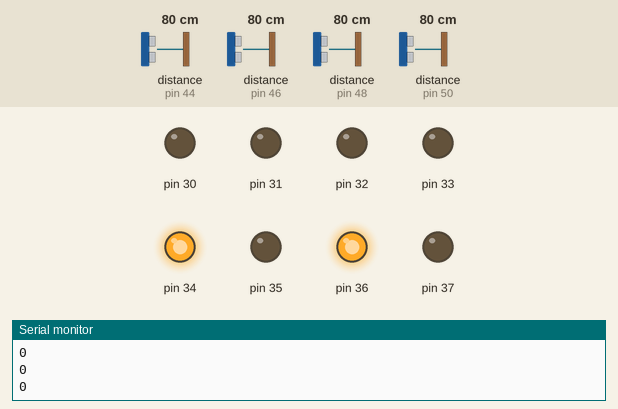
A sketch run on a simulated Arduino Mega 2560, built with avr-gcc and run on an emulated ATmega2560. Shown: output pins drawn as LEDs (lit = HIGH), the last lines printed to the serial monitor. Wiring (inferred from the names in the program): 4 × ultrasonic range finder: trigger pin 45, echo pin 44 / trigger pin 47, echo pin 46 / trigger pin 49, echo pin 48 / trigger pin 51, echo pin 50. The inputs (shaded band) are chosen by the test bench; at power-on: distance to the obstacle (sensors on pin 44, pin 46, pin 48, pin 50) 80 cm. The echo pulse lasts 58.3 µs per cm; pins used as bus, display or sensor lines are not drawn.

Above: at 0.4 s.
At 4.2 s:
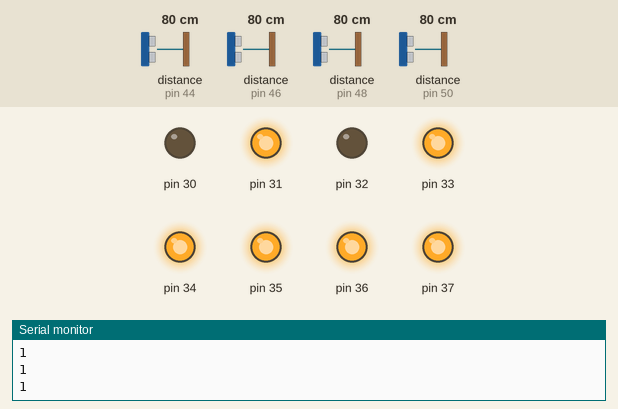
Timing chart, 0 to 5.7 s (numbered marks = the images above):
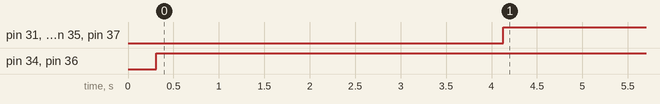

The sketch:

WurstBot.ino
```cpp
#include <Wire.h>
// Visual Micro is in vMicro>General>Tutorial Mode
//
/*
    Name:       WurstBot.ino
    Created:	25/02/2019 22:14:10
    Author:     DESKTOP-BSHP86P\The stolen Bratwurst
*/
#include "Robot.h"

#include "Pinout.h"
#include "GYSensor.h"


// Define Function Prototypes that use User Types below here or use a .h file
//


// Define Functions below here or use other .ino or cpp files
//


// The setup() function runs once each time the micro-controller starts

RobotClass* robot;
//GYSensor* gys;

void setup()
{
    Serial.begin(9600);
    Wire.begin();


    //gys = new GYSensor();
	robot = new RobotClass();

    //gys->init(0x68);
	robot->init();

	Serial.println("Should drive now");

    robot->Maze();

    //robot->Drive(1, 30);
    //robot->Drive(2, 30);
}

// Add the main program code into the continuous loop() function
void loop()
{
//    gys->read();
//    uint16_t temp = gys->GetTemperature();
//    Serial.print("Temp: ");
//    Serial.println(temp);
	/*robot->ScanWalls();
	Serial.println("");

	delay(1000);
*/
}
```

Consts.h
```cpp
#ifndef CONST_H_
#define CONST_H_

constexpr auto kmotor_speed = 760;
constexpr auto kradius = 5;

#endif // CONST_H_
```

Enums.h
```cpp
#ifndef __ENUMS_H
#define __ENUMS_H

#include <stdint.h>

class Status final
{
public:
	const static uint8_t Enabled = 0;
	const static uint8_t Disabled = 1;
};

class Direction final
{
public:
	const static uint8_t Right = 0;
	const static uint8_t Left = 1;
};

typedef enum TileType {
    virtual_wall  = -2,
    wall          = -1,
    standard_tile = 1,
    black_tile    = 2,
    checkpoint    = 3,
    ramp          = 4
} tile_type;

typedef enum MapDirection {
    north          = 0,
    east           = 1,
    south          = 2,
    west           = 3,
    override       = 128,
    override_north = 128,
    override_east  = 129,
    override_south = 130,
    override_west  = 131,
    finished = 255,
    pass = 200
} direction;


#endif
```

GYSensor.cpp
```cpp
#include "GYSensor.h"
#include <Wire.h>


void GYSensor::init(int address)
{
    this->address_ = address;
    Wire.beginTransmission(address);
    Wire.write(0x6B);
    Wire.write(0);
    Wire.endTransmission();
}


int16_t* GYSensor::GetGyroscope()
{
    int16_t ret[3];
    ret[0] = this->gx_;
    ret[1] = this->gy_;
    ret[2] = this->gz_;

    return ret;
}


int16_t GYSensor::GetTemperature()
{
    return this->temp_;
}


void GYSensor::read()
{
    Wire.beginTransmission(this->address_);
    Wire.write(0x3B);
    Wire.endTransmission(false);
    Wire.requestFrom(this->address_, 14, true);

    this->ax_ = Wire.read() << 8 | Wire.read();
    this->ay_ = Wire.read() << 8 | Wire.read();
    this->az_ = Wire.read() << 8 | Wire.read();
    this->temp_ = Wire.read() << 8 | Wire.read();
    this->gx_ = Wire.read() << 8 | Wire.read();
    this->gy_ = Wire.read() << 8 | Wire.read();
    this->gz_ = Wire.read() << 8 | Wire.read();
}
```

GYSensor.h
```cpp
#ifndef GYSENSOR_H_
#define GYSENSOR_H_

#include <stdint.h>

class GYSensor final
{
public:
    void init(int address);
    int16_t* GetGyroscope();
    int16_t GetTemperature();

    void read();

private:
    uint16_t ax_, ay_, az_, gx_, gy_, gz_, temp_;
    int address_;
};

#endif
```

HCSR04.cpp
```cpp
#include "HCSR04.h"

void HCSR04Class::init(uint8_t trigger_pin, uint8_t echo_pin)
{
	this->trigger_pin_ = trigger_pin;
	this->echo_pin_ = echo_pin;
}

int HCSR04Class::ReadDistanceInCm() {
    // Clear the trigger Pin
	digitalWrite(trigger_pin_, LOW);
	delayMicroseconds(2);

    // Send signal
	digitalWrite(trigger_pin_, HIGH);
	delayMicroseconds(10);
	digitalWrite(trigger_pin_, LOW);

    // Read the incoming signal and transform it to cm
	const long duration = pulseIn(echo_pin_, HIGH);
//	Serial.print("Duration: ");
//	Serial.println(duration);
	return duration * 0.034f / 2;
}

bool HCSR04Class::IsWall() {
	if (ReadDistanceInCm() < 12)
	{
		return true;
	}

	return false;
}
```

HCSR04.h
```cpp
#pragma once

#ifndef HCSR04_H_
#define HCSR04_H_

#if defined(ARDUINO) && ARDUINO >= 100
    #include "arduino.h"
#else
    #include "WProgram.h"
#endif

#include <stdint.h>

// ReSharper disable once CppInconsistentNaming
class HCSR04Class final
{
public:
	void init(uint8_t trigger_pin, uint8_t echo_pin);
	int ReadDistanceInCm();

	bool IsWall();

private:
	uint8_t trigger_pin_;
	uint8_t echo_pin_;
};

extern HCSR04Class HCSR04;
#endif // HCSR04_H_
```

MazeMap.cpp
```cpp
#include "MazeMap.h"
#include "Tools.h"

// Maze Map Algorithm:
// 1. Check All 4 Sites if Unknown
// 2. Update Tile and Number
// 3. Drive to Unknown right part clockwise starting from Nothern
// 3.b If All Tiles known drive back to Smallest Number
// 3.c If Number is 1 Finish
// 4. Go to 1

MazeMap::MazeMap()
{
    maxNumber = 1;
    floor = nullptr;
    robotTile = nullptr;
}

MazeMap::~MazeMap()
{
    this->robotTile = nullptr;

    if (this->floor != nullptr)
    {
        delete this->floor;
        this->floor = nullptr;
    }
}

void MazeMap::InitializeRobotTile() {
    const auto node = CreateMapNodeOnPosition(0, 0);
    InsertNodeIntoFloor(node);

    robotTile = node;
}

Node* MazeMap::CreateMapNodeOnPosition(int x, int y)
{
    auto const tempTile = new Tile(x,y);

    return new Node(TileType::standard_tile, tempTile);
}

bool MazeMap::InsertNodeIntoFloor(Node* node)
{

    if (this->floor == nullptr) {
        this->floor = new NodeList (node);
        node->GetTile()->SetNumber(this->maxNumber++);
        return true;
    }

    if (node->GetTile()->GetTileY() < this->floor->GetIndex()) {
        // Create new first pool
        auto tempList = new NodeList(node);
        tempList->AttachList(this->floor);
        this->floor = tempList;
        node->GetTile()->SetNumber(this->maxNumber++);
        return true;
    }

    auto current_row = this->floor;
    NodeList* previous_row = nullptr;

    while (node->GetTile()->GetTileY() != current_row->GetIndex()) {

        if (current_row->IsLast()) {
            current_row->AttachList(new NodeList(node));
            node->GetTile()->SetNumber(this->maxNumber++);
            return true;
        }

        previous_row = current_row;
        current_row = current_row->GetNext();

    }

    bool return_value = false;

    auto *inserted = current_row->InsertNodeIntoList(node);
    if (inserted->GetNode()->GetTile()->GetNumber() == -1) {
        node->GetTile()->SetNumber(this->maxNumber++);
        return_value = true;
    }

    if (previous_row != nullptr) {
        previous_row->AttachList(current_row);
    }
    else {
        this->floor = current_row;
    }
    return return_value;
}

MapDirection MazeMap::GetDirectionForRobot() const {
    auto robot = robotTile->GetTile();
    int smallest = 99999;
    MapDirection proposed_direction = north;

    for (int dir = MapDirection::north; dir <= MapDirection::west; dir++) {
        auto neighbor = robot->GetNeighbor(dir);
        if (neighbor == nullptr) {                         // UNKNOWN !!!
            return static_cast<MapDirection>(dir + MapDirection::override);
        }

        if (! neighbor->IsWall() ) {                // Not a wall?
            if (neighbor->GetTile()->GetNumber() < smallest) {
                smallest = neighbor->GetTile()->GetNumber();
                proposed_direction = static_cast<MapDirection>(dir);
            }
        }
    }
    return proposed_direction;
}

Node* MazeMap::GetNodeAtPosition(int x, int y) {
    auto current_row = this->floor;

    if (current_row->GetIndex() > y)
        return nullptr;

    while (current_row->GetIndex()< y) {
        current_row = current_row->GetNext();
        if (current_row == nullptr) {
            return nullptr;
        }
    }

    // Now look into the row
    auto current_element = current_row->GetList();
    while (current_element->GetNode()->GetTile()->GetTileX() < x) {
        current_element = current_element->GetNext();
        if (current_element == nullptr) {
            return nullptr;
        }
    }

    return current_element->GetNode()->GetTile()->GetTileX() == x ? current_element->GetNode() : nullptr;
}

bool MazeMap::AddTileInDirection(MapDirection direction, Node* node_to_add)
{
    int _direction = direction;

    if ((_direction & MapDirection::override) == 0 || node_to_add->IsWall())
        return false;

    _direction &= ~override;

    auto robot = robotTile->GetTile();

    auto node = GetNodeAtPosition(
        Tools::XInDirection(robot->GetTileX(), _direction),
        Tools::YInDirection(robot->GetTileY(), _direction));
    if (node == nullptr) { // there is no node at this position
        node = node_to_add;
    }

    robot->SetNeighbor(_direction, node);
    node->GetTile()->SetNeighbor(Tools::GetOppositeDirection(_direction), robotTile);

    return InsertNodeIntoFloor(node);
}

MapDirection MazeMap::MoveRobotToNextPosition(bool* current_walls) {
    auto robot = robotTile->GetTile();

    robot->UpdateTile(current_walls);
    MapDirection new_direction = GetDirectionForRobot();

    int x = Tools::XInDirection(robot->GetTileX(), new_direction & ~override);
    int y = Tools::YInDirection(robot->GetTileY(), new_direction & ~override);

    if (x == 0 && y == 0)
    {
        bool state = true;
        for (int i = 0; i < 4; i++)
        {
            if (robot->GetNeighbor(i) == nullptr)
            {
                state = false;
            }
        }
        if(state)
            return finished;
    }

    if ((new_direction & override) != 0) {
        bool existed = GetNodeAtPosition(x, y) == nullptr;
        CreateNewTileUnderRobot(x, y, new_direction);
        if (existed)
        {
            return pass;
        }
    }
    MoveRobotIntoNewPosition(new_direction);

    return new_direction;
}

void MazeMap::CreateNewTileUnderRobot(int x, int y, MapDirection direction) {

    auto t = new Tile(x, y);

    auto n = new Node(standard_tile, t);
    const bool result = AddTileInDirection(direction, n);
    if (result == false) {
        // Clean up the mess
        delete n; n = nullptr;
        delete t; t = nullptr;
    }
}

void MazeMap::MoveRobotIntoNewPosition(MapDirection d) {

    const int dir = static_cast<int>(d) & ~MapDirection::override;
    this->robotTile = robotTile->GetTile()->GetNeighbor(dir);
}
```

MazeMap.h
```cpp
#include "Node.h"
#include "NodeList.h"

class MazeMap
{
private:
    Node *robotTile;
    int maxNumber;
    NodeList *floor;

    bool InsertNodeIntoFloor(Node* _node);
    Node *GetNodeAtPosition(int x, int y);

    void CreateNewTileUnderRobot(int x, int y, MapDirection direction);
    void MoveRobotIntoNewPosition(MapDirection direction);

public:
    MazeMap();
    ~MazeMap();

    static Node* CreateMapNodeOnPosition(int x, int y);

    void InitializeRobotTile();
    MapDirection GetDirectionForRobot() const;
    bool AddTileInDirection(MapDirection direction, Node *node_to_add);

    MapDirection MoveRobotToNextPosition(bool *current_walls);

};
```

Motor.cpp
```cpp
#include "Motor.h"

void MotorClass::init(const int enable_pin, const int direction_pin)
{
	this->enable_pin_ = enable_pin;
	this->direction_pin_ = direction_pin;
}

void MotorClass::ChangeStatus(const int new_status)
{
	this->status_ = new_status;
	ApplyChanges();
}

void MotorClass::ChangeDirection(const int new_direction)
{
	this->direction_ = new_direction;
	ApplyChanges();
}

void MotorClass::ApplyChanges() const
{
	digitalWrite(enable_pin_, status_);
    Serial.println(status_);

	digitalWrite(direction_pin_, direction_);
	//Serial.println("Applied changes");
}


MotorClass Motor;
```

Motor.h
```cpp
// Motor.h

#ifndef _MOTOR_h
#define _MOTOR_h

#if defined(ARDUINO) && ARDUINO >= 100
	#include "arduino.h"
#else
	#include "WProgram.h"
#endif

#include "Enums.h"

#include <stdint.h>

class MotorClass final
{
private:
	uint8_t enable_pin_ = -1;
	uint8_t direction_pin_ = -1;

	uint8_t status_ = Status::Disabled;
	uint8_t direction_ = Direction::Right;

	void ApplyChanges() const;

 public:
	void init(int enable_pin, int direction_pin);

	void ChangeStatus(int new_status);
	void ChangeDirection(int new_direction);
};

extern MotorClass Motor;

#endif
```

MotorBoard.h
```cpp
// MotorBoard.h

#ifndef MOTORBOARD_H_
#define MOTORBOARD_H

#if defined(ARDUINO) && ARDUINO >= 100
#include "arduino.h"
#else
	#include "WProgram.h"
#endif
#include "Consts.h"
#include "Enums.h"
#include "Motor.h"

#include <stdint.h>

class MotorBoardClass final {
private:
    uint8_t pullPin = -1;
    MotorClass** motors = nullptr;

	void ChangeStatus(int status1,
		int status2,
		int status3,
		int status4) const;

    void EnableAllMotors() const {
        ChangeStatus(Status::Enabled, Status::Enabled, Status::Enabled,
                     Status::Enabled);
    }

    void ChangeDirection(int dir1, int dir2, int dir3, int dir4) const;
    void ChangeDirection(int dir[4]) const;

    void Pull(int speed = kmotor_speed) const;
    void PullSteps(int steps, int speed = kmotor_speed) const;

public:
    ~MotorBoardClass();

    void init(uint8_t pull_pin, MotorClass* motors[4]);

    void DriveInDirection(int moving_direction, int radius, int distance_in_cm,
                          int speed);

    void DisableAllMotors() const {
        ChangeStatus(Status::Disabled,
                     Status::Disabled,
                     Status::Disabled,
                     Status::Disabled);
    }
};

//extern MotorBoardClass MotorBoard;

#endif
```

Motorboard.cpp
```cpp
#include "MotorBoard.h"
#include "Consts.h"

#include <stdint.h>
#include <math.h>

void MotorBoardClass::init(const uint8_t pull_pin, MotorClass* motors[4]) {
    this->pullPin = pull_pin;
    this->motors = new MotorClass*[4];

    for (auto i = 0; i < 4; i++) {
        this->motors[i] = motors[i];
    }

    //DisableAllMotors();
}

MotorBoardClass::~MotorBoardClass() {
    delete[] motors;
    motors = nullptr;
}

void MotorBoardClass::ChangeStatus(const int status1, const int status2,
                                   const int status3,
                                   const int status4) const {
    motors[0]->ChangeStatus(status1);
    motors[1]->ChangeStatus(status2);
    motors[2]->ChangeStatus(status3);
    motors[3]->ChangeStatus(status4);
}

void MotorBoardClass::ChangeDirection(const int dir1, const int dir2,
                                      const int dir3,
                                      const int dir4) const {
    motors[0]->ChangeDirection(dir1);
    motors[1]->ChangeDirection(dir2);
    motors[2]->ChangeDirection(dir3);
    motors[3]->ChangeDirection(dir4);
}

void MotorBoardClass::ChangeDirection(int dir[4]) const {
    for (auto i = 0; i < 4; i++)
        motors[i]->ChangeDirection(dir[i]);
}

void MotorBoardClass::Pull(const int speed) const {
    digitalWrite(pullPin, HIGH);
    delayMicroseconds(speed);
    digitalWrite(pullPin, LOW);
    delayMicroseconds(speed);
}

void MotorBoardClass::PullSteps(const int steps, const int speed) const {
    for (auto i = 0; i < steps; i++) {
        Pull(speed);
    }
}


void MotorBoardClass::DriveInDirection(const int moving_direction,
                                       const int radius,
                                       const int distance_in_cm,
                                       int speed)
{
    //   /   |   \ p
    //  /    |    \    to be continued
    // /     |    /\ <== 90°
    // \     |    \/
    //  \    |b   /
    //   \   |   /  p
    //   p\  |  /
    //     \ | /
    //      \|/ <== 90°
    // 2rπ = p
    // ==> b = sqrt(2p²)

    Serial.println("Enabling motors");
    const int steps = sqrt(2 * powf(radius * 2 * PI, 2)) * (distance_in_cm - 6) / 2;
    Serial.print("Steps: ");
    Serial.println(steps);

    int directions[4][4] = {
        {Direction::Right, Direction::Right, Direction::Left, Direction::Left},
        {Direction::Left, Direction::Right, Direction::Right, Direction::Left},
        {Direction::Left, Direction::Left, Direction::Right, Direction::Right},
        {Direction::Right, Direction::Left, Direction::Left, Direction::Right}
    };

    //DisableAllMotors();
    delay(100);
    EnableAllMotors();
    ChangeDirection(directions[moving_direction]);

	PullSteps(steps, kmotor_speed);

	Serial.println("Driven");
    EnableAllMotors();
    delay(2000);
	//DisableAllMotors();
    //Serial.println("Disabling motors");
}


MotorBoardClass MotorBoard;
```

Node.cpp
```cpp
#include "Node.h"

Node *Node::wall = nullptr;
Node *Node::virtual_wall = nullptr;

Node::Node(TileType tileType, Tile *tileData)
{
    this->tileType = tileType;
    this->tile = tileData;
}


Node::~Node()
{
    tileType = TileType::standard_tile;
    tile = nullptr;
}
```

NodeList.cpp
```cpp
#include "NodeList.h"

NodeListElement::~NodeListElement() {
    this->node = nullptr;
    this->next = nullptr;
}


NodeList::NodeList(Node *firstNode)
{
    list = new NodeListElement(firstNode);
    next = nullptr;
    index = firstNode->GetTile()->GetTileY();
 }


NodeList::~NodeList()
{
    auto list = this->list;
    while (list != nullptr) {
        list = list->GetNext();
        delete this->list;
    }
}

NodeListElement* NodeList::InsertNodeIntoList(Node* node)
{
    NodeListElement* previousElement = nullptr;
    NodeListElement* currentElement = this->list;

    while (node->GetTile()->GetTileX() > currentElement->GetNode()->GetTile()->GetTileX())
    {
        previousElement = currentElement;
        currentElement = currentElement->GetNext();

        if (currentElement == nullptr)
        {
            previousElement->AttachElement(new NodeListElement(node));
            return previousElement->GetNext();
        }
    }

    if (node->GetTile()->GetTileX() == currentElement->GetNode()->GetTile()->GetTileX()) {
        return currentElement;
    }

    if (previousElement == nullptr) {
        auto tempElement = new NodeListElement(node);
        tempElement->AttachElement(currentElement);
        this->list = tempElement;
        return tempElement;
    }

    previousElement->AttachElement(new NodeListElement(node));
    previousElement->GetNext()->AttachElement(currentElement);
    return previousElement->GetNext();
}
```

dijkstra.cpp
```cpp
#include "dijkstra.h"
#include <math.h>

int* getPath(Tile *tile, int start, int end)
{
    int i = 0;

    //for (int i = 0; i < tile->)
    int toReturn[] = {  };
    return toReturn;
}
```

dijkstra.h
```cpp
#pragma once
#include "Robot.h"

#ifndef __DIJKSTRA_H
#define __DIJKSTRA_H

int* getPath(Tile *tile, int start, int end);

#endif //__DIJKSTRA_H
```

Source omitted: NodeList.h (827 bytes), Pinout.h (765 bytes), Robot.cpp (2753 bytes), Robot.h (602 bytes), Tile.cpp (636 bytes), Tools.cpp (457 bytes), Tools.h (590 bytes), node.h (1298 bytes)

Measured:
- by itself, pin 31, pin 33, pin 35, pin 37: LOW → HIGH at 4.1 s
- by itself, pin 34, pin 36: LOW → HIGH at 0.31 s
